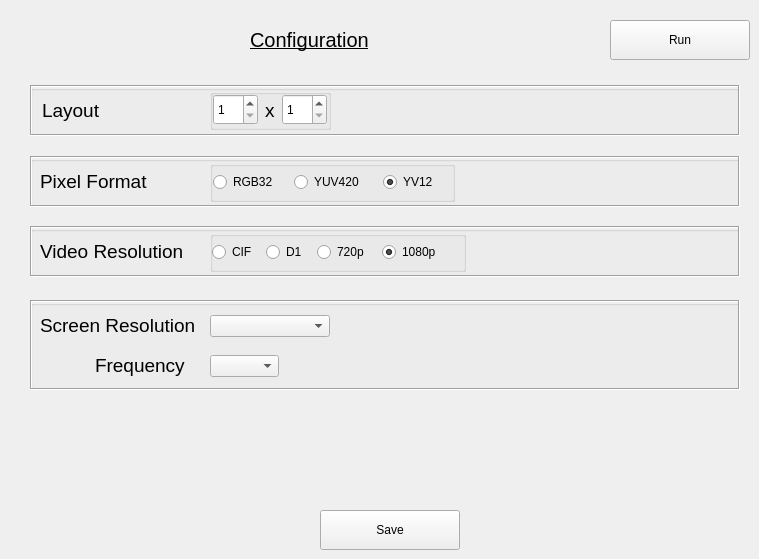
    <widget class="QWidget" name="tab_general_test">
     <attribute name="title">
      <string>Rendering Sample</string>
     </attribute>
     <widget class="QPushButton" name="pushButtonGeneralTest">
      <property name="geometry">
       <rect>
        <x>610</x>
        <y>20</y>
        <width>140</width>
        <height>40</height>
       </rect>
      </property>
      <property name="text">
       <string>Run</string>
      </property>
     </widget>
     <widget class="QLabel" name="label_conf">
      <property name="geometry">
       <rect>
        <x>240</x>
        <y>20</y>
        <width>141</width>
        <height>40</height>
       </rect>
      </property>
      <property name="font">
       <font>
        <pointsize>15</pointsize>
        <underline>true</underline>
       </font>
      </property>
      <property name="frameShape">
       <enum>QFrame::NoFrame</enum>
      </property>
      <property name="frameShadow">
       <enum>QFrame::Sunken</enum>
      </property>
      <property name="lineWidth">
       <number>1</number>
      </property>
      <property name="text">
       <string>Configuration</string>
      </property>
      <property name="textFormat">
       <enum>Qt::AutoText</enum>
      </property>
      <property name="indent">
       <number>10</number>
      </property>
     </widget>
     <widget class="QGroupBox" name="group_lay">
      <property name="geometry">
       <rect>
        <x>30</x>
        <y>85</y>
        <width>710</width>
        <height>51</height>
       </rect>
      </property>
      <property name="title">
       <string/>
      </property>
      <widget class="QLabel" name="border_lay">
       <property name="geometry">
        <rect>
         <x>0</x>
         <y>0</y>
         <width>710</width>
         <height>51</height>
        </rect>
       </property>
       <property name="frameShape">
        <enum>QFrame::Box</enum>
       </property>
       <property name="frameShadow">
        <enum>QFrame::Sunken</enum>
       </property>
       <property name="text">
        <string/>
       </property>
      </widget>
      <widget class="QLabel" name="label_lay">
       <property name="geometry">
        <rect>
         <x>2</x>
         <y>5</y>
         <width>80</width>
         <height>40</height>
        </rect>
       </property>
       <property name="font">
        <font>
         <pointsize>14</pointsize>
         <underline>false</underline>
        </font>
       </property>
       <property name="frameShape">
        <enum>QFrame::NoFrame</enum>
       </property>
       <property name="frameShadow">
        <enum>QFrame::Sunken</enum>
       </property>
       <property name="lineWidth">
        <number>1</number>
       </property>
       <property name="text">
        <string>Layout</string>
       </property>
       <property name="textFormat">
        <enum>Qt::AutoText</enum>
       </property>
       <property name="indent">
        <number>10</number>
       </property>
      </widget>
      <widget class="QGroupBox" name="size_lay">
       <property name="geometry">
        <rect>
         <x>180</x>
         <y>4</y>
         <width>121</width>
         <height>41</height>
        </rect>
       </property>
       <property name="title">
        <string/>
       </property>
       <widget class="QLabel" name="x_lay">
        <property name="geometry">
         <rect>
          <x>55</x>
          <y>13</y>
          <width>16</width>
          <height>16</height>
         </rect>
        </property>
        <property name="font">
         <font>
          <pointsize>14</pointsize>
         </font>
        </property>
        <property name="text">
         <string>x</string>
        </property>
       </widget>
       <widget class="QSpinBox" name="row_spin">
        <property name="geometry">
         <rect>
          <x>3</x>
          <y>5</y>
          <width>45</width>
          <height>31</height>
         </rect>
        </property>
        <property name="minimum">
         <number>1</number>
        </property>
        <property name="maximum">
         <number>8</number>
        </property>
       </widget>
       <widget class="QSpinBox" name="column_spin">
        <property name="geometry">
         <rect>
          <x>72</x>
          <y>5</y>
          <width>45</width>
          <height>31</height>
         </rect>
        </property>
        <property name="minimum">
         <number>1</number>
        </property>
        <property name="maximum">
         <number>8</number>
        </property>
       </widget>
      </widget>
     </widget>
     <widget class="QGroupBox" name="group_pix">
      <property name="geometry">
       <rect>
        <x>30</x>
        <y>156</y>
        <width>710</width>
        <height>51</height>
       </rect>
      </property>
      <property name="title">
       <string/>
      </property>
      <widget class="QLabel" name="label_pix">
       <property name="geometry">
        <rect>
         <x>0</x>
         <y>5</y>
         <width>125</width>
         <height>40</height>
        </rect>
       </property>
       <property name="font">
        <font>
         <pointsize>14</pointsize>
         <underline>false</underline>
        </font>
       </property>
       <property name="frameShape">
        <enum>QFrame::NoFrame</enum>
       </property>
       <property name="frameShadow">
        <enum>QFrame::Sunken</enum>
       </property>
       <property name="lineWidth">
        <number>1</number>
       </property>
       <property name="text">
        <string>Pixel Format</string>
       </property>
       <property name="textFormat">
        <enum>Qt::AutoText</enum>
       </property>
       <property name="indent">
        <number>10</number>
       </property>
      </widget>
      <widget class="QLabel" name="border_pix">
       <property name="geometry">
        <rect>
         <x>0</x>
         <y>0</y>
         <width>710</width>
         <height>51</height>
        </rect>
       </property>
       <property name="frameShape">
        <enum>QFrame::Box</enum>
       </property>
       <property name="frameShadow">
        <enum>QFrame::Sunken</enum>
       </property>
       <property name="text">
        <string/>
       </property>
      </widget>
      <widget class="QGroupBox" name="radios_pix">
       <property name="geometry">
        <rect>
         <x>180</x>
         <y>5</y>
         <width>245</width>
         <height>41</height>
        </rect>
       </property>
       <property name="title">
        <string/>
       </property>
       <widget class="QRadioButton" name="radio_rgb32">
        <property name="geometry">
         <rect>
          <x>3</x>
          <y>10</y>
          <width>72</width>
          <height>22</height>
         </rect>
        </property>
        <property name="text">
         <string>RGB32</string>
        </property>
       </widget>
       <widget class="QRadioButton" name="radio_yuv420">
        <property name="geometry">
         <rect>
          <x>84</x>
          <y>10</y>
          <width>82</width>
          <height>22</height>
         </rect>
        </property>
        <property name="text">
         <string>YUV420</string>
        </property>
       </widget>
       <widget class="QRadioButton" name="radio_yv12">
        <property name="geometry">
         <rect>
          <x>173</x>
          <y>10</y>
          <width>63</width>
          <height>22</height>
         </rect>
        </property>
        <property name="text">
         <string>YV12</string>
        </property>
        <property name="checked">
         <bool>true</bool>
        </property>
       </widget>
      </widget>
     </widget>
     <widget class="QGroupBox" name="group_video">
      <property name="geometry">
       <rect>
        <x>30</x>
        <y>226</y>
        <width>710</width>
        <height>51</height>
       </rect>
      </property>
      <property name="title">
       <string/>
      </property>
      <widget class="QLabel" name="label_video">
       <property name="geometry">
        <rect>
         <x>0</x>
         <y>5</y>
         <width>170</width>
         <height>40</height>
        </rect>
       </property>
       <property name="font">
        <font>
         <pointsize>14</pointsize>
         <underline>false</underline>
        </font>
       </property>
       <property name="frameShape">
        <enum>QFrame::NoFrame</enum>
       </property>
       <property name="frameShadow">
        <enum>QFrame::Sunken</enum>
       </property>
       <property name="lineWidth">
        <number>1</number>
       </property>
       <property name="text">
        <string>Video Resolution</string>
       </property>
       <property name="textFormat">
        <enum>Qt::AutoText</enum>
       </property>
       <property name="indent">
        <number>10</number>
       </property>
      </widget>
      <widget class="QLabel" name="border_video">
       <property name="geometry">
        <rect>
         <x>0</x>
         <y>0</y>
         <width>710</width>
         <height>51</height>
        </rect>
       </property>
       <property name="frameShape">
        <enum>QFrame::Box</enum>
       </property>
       <property name="frameShadow">
        <enum>QFrame::Sunken</enum>
       </property>
       <property name="text">
        <string/>
       </property>
      </widget>
      <widget class="QGroupBox" name="radios_video">
       <property name="geometry">
        <rect>
         <x>180</x>
         <y>5</y>
         <width>256</width>
         <height>41</height>
        </rect>
       </property>
       <property name="title">
        <string/>
       </property>
       <widget class="QRadioButton" name="radio_CIF">
        <property name="geometry">
         <rect>
          <x>2</x>
          <y>10</y>
          <width>50</width>
          <height>22</height>
         </rect>
        </property>
        <property name="text">
         <string>CIF</string>
        </property>
       </widget>
       <widget class="QRadioButton" name="radio_D1">
        <property name="geometry">
         <rect>
          <x>56</x>
          <y>10</y>
          <width>50</width>
          <height>22</height>
         </rect>
        </property>
        <property name="text">
         <string>D1</string>
        </property>
       </widget>
       <widget class="QRadioButton" name="radio_720p">
        <property name="geometry">
         <rect>
          <x>107</x>
          <y>10</y>
          <width>60</width>
          <height>22</height>
         </rect>
        </property>
        <property name="text">
         <string>720p</string>
        </property>
       </widget>
       <widget class="QRadioButton" name="radio_1080p">
        <property name="geometry">
         <rect>
          <x>172</x>
          <y>10</y>
          <width>70</width>
          <height>22</height>
         </rect>
        </property>
        <property name="text">
         <string>1080p</string>
        </property>
        <property name="checked">
         <bool>true</bool>
        </property>
       </widget>
      </widget>
     </widget>
     <widget class="QGroupBox" name="group_screen">
      <property name="geometry">
       <rect>
        <x>30</x>
        <y>300</y>
        <width>710</width>
        <height>90</height>
       </rect>
      </property>
      <property name="title">
       <string/>
      </property>
      <widget class="QLabel" name="label_screen_resolution">
       <property name="geometry">
        <rect>
         <x>0</x>
         <y>5</y>
         <width>170</width>
         <height>40</height>
        </rect>
       </property>
       <property name="font">
        <font>
         <pointsize>14</pointsize>
         <underline>false</underline>
        </font>
       </property>
       <property name="frameShape">
        <enum>QFrame::NoFrame</enum>
       </property>
       <property name="frameShadow">
        <enum>QFrame::Sunken</enum>
       </property>
       <property name="lineWidth">
        <number>1</number>
       </property>
       <property name="text">
        <string>Screen Resolution</string>
       </property>
       <property name="textFormat">
        <enum>Qt::AutoText</enum>
       </property>
       <property name="indent">
        <number>10</number>
       </property>
      </widget>
      <widget class="QLabel" name="border_screen">
       <property name="geometry">
        <rect>
         <x>0</x>
         <y>0</y>
         <width>710</width>
         <height>90</height>
        </rect>
       </property>
       <property name="frameShape">
        <enum>QFrame::Box</enum>
       </property>
       <property name="frameShadow">
        <enum>QFrame::Sunken</enum>
       </property>
       <property name="text">
        <string/>
       </property>
      </widget>
      <widget class="QLabel" name="label_screen_frequncy">
       <property name="geometry">
        <rect>
         <x>55</x>
         <y>45</y>
         <width>105</width>
         <height>40</height>
        </rect>
       </property>
       <property name="font">
        <font>
         <pointsize>14</pointsize>
         <underline>false</underline>
        </font>
       </property>
       <property name="frameShape">
        <enum>QFrame::NoFrame</enum>
       </property>
       <property name="frameShadow">
        <enum>QFrame::Sunken</enum>
       </property>
       <property name="lineWidth">
        <number>1</number>
       </property>
       <property name="text">
        <string>Frequency</string>
       </property>
       <property name="textFormat">
        <enum>Qt::AutoText</enum>
       </property>
       <property name="indent">
        <number>10</number>
       </property>
      </widget>
      <widget class="QComboBox" name="comboBoxResolution">
       <property name="geometry">
        <rect>
         <x>180</x>
         <y>15</y>
         <width>120</width>
         <height>22</height>
        </rect>
       </property>
      </widget>
      <widget class="QComboBox" name="comboBoxFrequency">
       <property name="geometry">
        <rect>
         <x>180</x>
         <y>55</y>
         <width>69</width>
         <height>22</height>
        </rect>
       </property>
      </widget>
     </widget>
     <widget class="QPushButton" name="pushButtonSaveRenderingSample">
      <property name="geometry">
       <rect>
        <x>320</x>
        <y>510</y>
        <width>140</width>
        <height>40</height>
       </rect>
      </property>
      <property name="text">
       <string>Save</string>
      </property>
     </widget>
    </widget>
